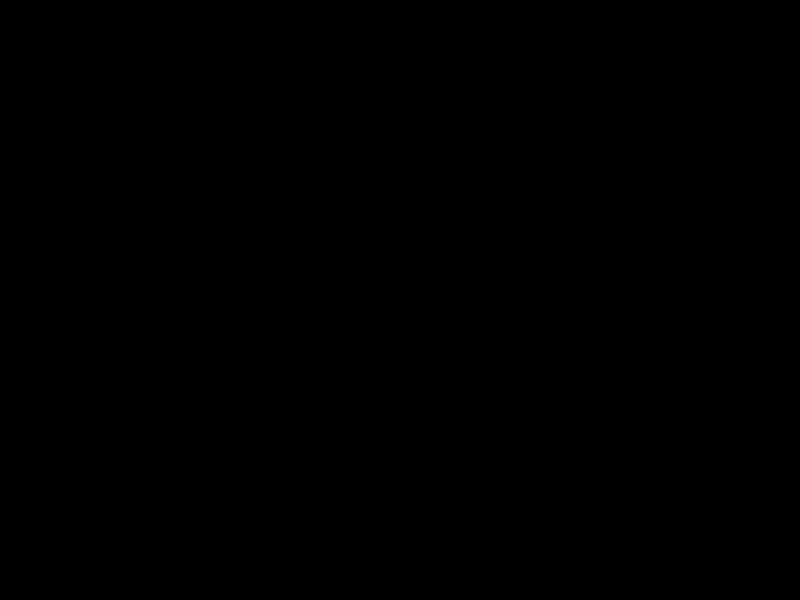
Frame 1 (no input)
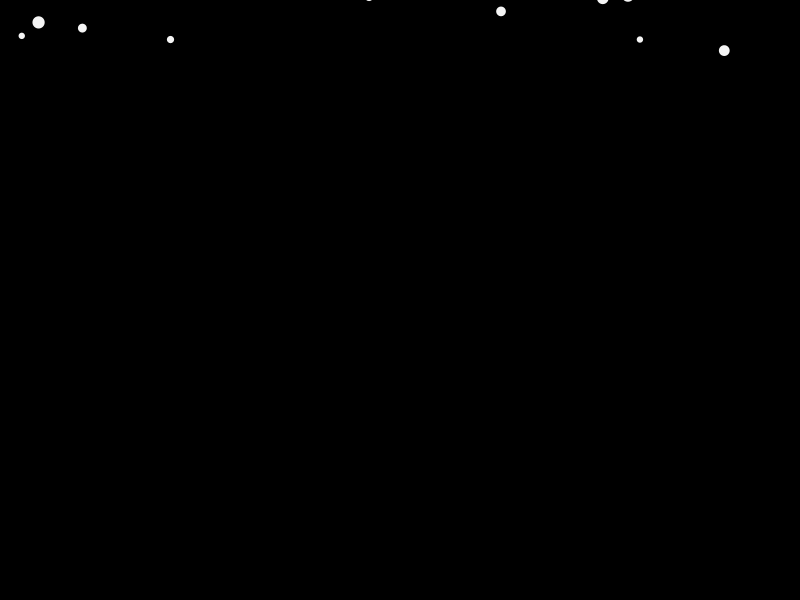
Frame 60 (the mouse pressed at the canvas centre just before this capture)
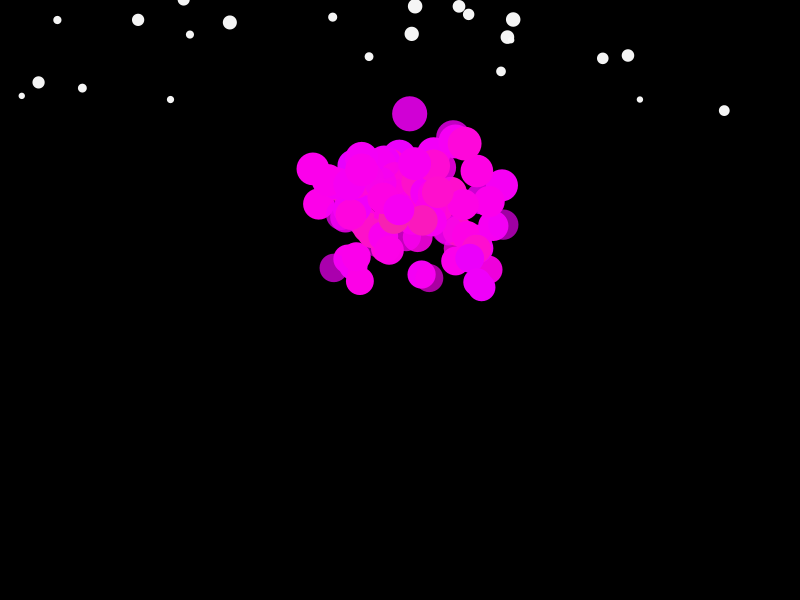
Frame 120 (the mouse held since frame 60 and released just before this capture)

The Processing sketch that drew these frames (run headless with seeded random() and noise(); from frame 60 on, the mouse is pressed at the canvas centre):

// Processing sketch: Sophia_Young
// ── Sophia_Young.pde
/* Although I have a year of Java coding experience, I used AI to aid in
the creation process as Dr. Gaang suggested in class.
I created the functions and ComplexColour function, referencing example 1
and 2 provided during the class. Also, I used Generative Art by Matt Pearson
and Open Source Processing Code files to help me create the bloom, gradient,
and clustering effects. Then, I used Chat GPT to help me improve my object-based
parameterizing methods, reduce line repetitions, and fix errors that I was
encountering (mainly with my blooming function). I also used ChatGPT to help
give me additional feedback on how I could improve my code.
*/

// Create an ArrayList to store all the bubbles   
ArrayList<Bubble> bubbles = new ArrayList<Bubble>();  

// Create an ArrayList to store all the contaminants
ArrayList<Contaminant> contaminants = new ArrayList<Contaminant>();  

// Environmental variables affecting bubbles (wind and water currents)
float liquidDensity = 1.0;  // Liquid density affects how quickly bubbles rise
float currentSpeed = 0.2;  // Speed of the current affects horizontal drift of the bubbles

PVector clickPosition;  // Position of mouse click used to trigger the bloom effect

// Constants for bubble rise speed modification
float speedIncreaseFactor = 1.5;
float speedDecreaseFactor = 0.5;

void setup() {
  size(800, 600);  // Set canvas size
  clickPosition = new PVector(-1, -1);  // Initialize click position (off canvas to prevent error)
  noStroke();  // Disable outlines for shapes
  frameRate(60);  // Set frame rate for smooth animation
  
  // Initialize 100 contaminants at random positions using a loop
  for (int i = 0; i < 100; i++) {
    contaminants.add(new Contaminant(random(width), random(-height, 0)));
  }
}

void draw() {
  background(0);  // Creates a black background for contrast and artistic effect
  
  updateContaminants();  // Update contaminants and check collisions with bubbles
  updateBubbles();  // Update bubble positions, sizes, and interactions
  
  // A loop checking that there is 100 contaminants at any time
  while (contaminants.size() < 100) {
    addContaminant(random(width), 0);  // Adds new contaminant if under max count
  }
}

// Function to update contaminants' positions and remove them if trapped by bubbles
void updateContaminants() {
  // List to store contaminants marked for removal
  ArrayList<Contaminant> contaminantsToRemove = new ArrayList<Contaminant>();

  for (Contaminant c : contaminants) {
    c.update();  // Update the contaminant's position
    c.display();  // Display the contaminant on screen
    
    // Check if the bubble and contaminant intersects
    for (Bubble b : bubbles) {
      if (dist(c.x, c.y, b.x, b.y) < b.size / 2) {
        contaminantsToRemove.add(c);  // Marks the intersecting contaminant for removal
        b.grow();  // Grow bubble as it removes the contaminant
        break;  // Stop checking further contaminants for this bubble
      }
    }
  }

  // Remove contaminants that were marked for removal
  contaminants.removeAll(contaminantsToRemove);
}

// Function to update bubbles' positions and check for interactions with mouse click using a loop
void updateBubbles() {
  // List to store bubbles that need to be removed (e.g., when lifespan ends)
  ArrayList<Bubble> bubblesToRemove = new ArrayList<Bubble>();

  for (int i = bubbles.size() - 1; i >= 0; i--) {
    Bubble b = bubbles.get(i);  // Gets the current bubble
    b.update();  // Update the bubble's position
    b.display(); // Display the bubble

    // Conditional that blooms (creates) a bubble if it is close to point the mouse click
    if (clickPosition.dist(new PVector(b.x, b.y)) < 100 && !b.isBlooming()) {
      b.bloom();  // Trigger bloom effect on the bubble
    }

    // Conditional that removes a bubble if it is "dead" (out of lifespan)
    if (b.isDead()) {
      bubblesToRemove.add(b);
    }
  }

  // Remove dead bubbles
  bubbles.removeAll(bubblesToRemove);
}

// Function to add a contaminant at a given position
void addContaminant(float x, float y) {
  contaminants.add(new Contaminant(x, y));  // Create and add a new contaminant
}

// Bubble class handling the behavior of individual bubbles
class Bubble {
  float x, y, size, riseSpeed, driftSpeed, lifespan, clusterFactor, clusterRange;  //position, size, vertical speed
  //horizontal displacement, distance that creates a cluster and range for a cluster of bubbles to form
  color bubbleColor;  // Color of the bubble
  boolean blooming;  // Flag to check if bubble is blooming
  boolean isActive;  // Flag to check if bubble is still active
  boolean isClustered;  // Flag to check if bubble is part of a cluster
  PVector velocity;  // Movement vector (horizontal + vertical speed)

  // Constructor to initialize bubble properties
  Bubble(float x, float y, float size, float riseSpeed, boolean isClustered) {
    this.x = x;
    this.y = y;
    this.size = size;
    this.riseSpeed = riseSpeed;
    this.driftSpeed = random(-1, 1);  // Random horizontal drift speed
    this.bubbleColor = getComplexColor(x, y);  // Color based on position
    this.blooming = false;  // Initially, no bloom effect
    this.lifespan = random(200, 600);  // Random lifespan
    this.isActive = true;  // Bubble is active at the start
    this.isClustered = isClustered;  // Whether it's part of a cluster
    this.clusterFactor = random(0.8, 1.2);  // Cluster factor for speed adjustments
    this.clusterRange = random(5, 15);  // Range to form clusters with nearby bubbles
    this.velocity = new PVector(random(-1, 1), random(1, 2));  // Initial velocity
  }

  // Update the bubble's position each frame
  void update() {
    if (isActive) {
      // Apply environmental effects: rise speed and horizontal drift
      this.y -= riseSpeed / (liquidDensity * clusterFactor);   
      this.x += driftSpeed + currentSpeed;  

      // Reverse horizontal drift if the bubble goes off screen
      if (this.x < 0 || this.x > width) {
        driftSpeed *= -1;
      }

      // Mark the bubble as inactive if it goes off the top of the screen (making it disappear)
      if (this.y < -size) {
        isActive = false;
      }

      // Increase size when the bubble blooms as seen in aqueous systems
      if (blooming) {
        size = map(y, height + 100, 0, 10, 40);  // Size increases as it rises
      }

      // Conditional that mimics clustering behavior (merging of nearby bubbles) by iterating through a loop
      // and checking if it is within a predefined cluster range
      if (isClustered) {
        for (Bubble other : bubbles) {
          if (dist(this.x, this.y, other.x, other.y) < clusterRange && other != this && !other.isClustered) {
            other.isClustered = true;  // Mark as part of the cluster
            other.clusterFactor = this.clusterFactor;  // Synchronize speed
          }
        }
      }

      // Un-cluster if the bubbles drift too far apart by iterating through a loop to compare distance to cluster range
      if (isClustered) {
        for (Bubble other : bubbles) {
          if (dist(this.x, this.y, other.x, other.y) > clusterRange * 2) {
            other.isClustered = false;  // Uncluster if too far apart
          }
        }
      }

      lifespan--;  // Decrease lifespan over time
    }
  }

  // Display the bubble on the screen
  //technique from Processing reference page https://processing.org/reference/map_.html
  void display() {
    fill(bubbleColor, map(lifespan, 0, 255, 0, 255));  // Fade the bubble over time by decreasing transparency as the lifespan decreases
    noStroke();  // Removes the border for the bubble
    ellipse(x, y, size, size);  // Draw bubble as a circle
  }

  // Check if the bubble is "dead" (out of lifespan)
  boolean isDead() {
    return lifespan < 0;
  }

  // Trigger the bloom effect for the bubble
  void bloom() {
    blooming = true;
  }

  // Check if the bubble is blooming
  boolean isBlooming() {
    return blooming;
  }

  // Grow the bubble when it removes contaminants
  void grow() {
    size += 2;  // Increase size
    riseSpeed *= 1.1;  // Increase rise speed
  }

  // Generate a complex color based on position
  // This block comes directly from Example 2 discussed in class
  color getComplexColor(float x, float y) {
    float distFromCenter = dist(x, y, width / 2, height / 2) / (width / 2);

    // Dynamic RGB values based on position and time
    float r = sin(TWO_PI * distFromCenter + millis() * 0.001) * 128 + 127;
    float g = sin(TWO_PI * distFromCenter + millis() * 0.002 + HALF_PI) * 128 + 127;
    float b = sin(TWO_PI * distFromCenter + millis() * 0.003 + PI) * 128 + 127;

    return color(r, g, b);
  }
}

// Contaminant class for simulating pollutants in the water
class Contaminant {
  float x, y, size; // position and size of the contaminant
  color contaminantColor; // fill colour of the contaminant

  // Initialize contaminant properties
  Contaminant(float x, float y) {
    this.x = x;
    this.y = y;
    this.size = random(5, 15);  // Random size
    this.contaminantColor = color(250, 250, 250, 250);  // Dark gray color
  }

  // Update the contaminant's position
  void update() {
    this.y += 1 / (liquidDensity);  // Move downwards as affected by water density
    if (this.y > height) {  // Reset if it goes off the screen
      this.y = 0; // to the top of the screen
      this.x = random(width); // places it randomly along the top
      this.size = random(5, 15); // with a random size
    }

    // Conditional that shows how contaminants grow (floc) if not removed
    if (this.y > height / 2) {
      size += 0.05;
    }
  }

  // Display the contaminant
  void display() {
    fill(contaminantColor);
    ellipse(x, y, size, size);
  }
}

// Detect mouse press to trigger bubble creation
void mousePressed() {
  clickPosition.set(mouseX, mouseY);  // Store mouse position
  // Add 100 new bubbles at mouse position, trigger blooming
  for (int i = 0; i < 100; i++) {
    boolean isClustered = random(1) < 0.5;  // Randomly decide clustering
    bubbles.add(new Bubble(mouseX + random(-50, 50), mouseY + random(-50, 50), random(6, 8), random(1, 2), isClustered));
  }
}

// Handle keyboard inputs to modify bubble behavior
// Technique is based off of Example 2 discussed in class
void keyPressed() {
  switch (Character.toLowerCase(key)) {
    case 'b':  // Add 100 random bubbles to represent the dissolved gases in a solution that is there but typically ignored
      addBubbles(100);
      break;
    case 'c':  // Clear all bubbles
      bubbles.clear();
      break;
    case '+':  // Increase rise speed of all bubbles
      adjustBubbleRiseSpeed(speedIncreaseFactor);
      break;
    case '-':  // Decrease rise speed of all bubbles
      adjustBubbleRiseSpeed(speedDecreaseFactor);
      break;
    case 'w':  // Adjust current speed (horizontal drift)
      currentSpeed *= 1.5;
      break;
    case 's':  // Decrease current speed
      currentSpeed *= 0.5;
      break;
    case 'd':  // Increase liquid density
      liquidDensity *= 1.1;
      break;
    case 'a':  // Decrease liquid density
      liquidDensity *= 0.9;
      break;

  }
}

// Helper function to add a specified number of random bubbles to the Arraylist
void addBubbles(int count) {
  for (int i = 0; i < count; i++) {
    boolean isClustered = random(1) < 0.2;  // Randomly decides clustering
    bubbles.add(new Bubble(random(width), random(height), random(4,5), random(1, 1.5), isClustered));
  }
}

// Adjust rise speed of all bubbles by a given factor using a loop
void adjustBubbleRiseSpeed(float factor) {
  for (Bubble b : bubbles) {
    b.riseSpeed *= factor;
  }
}
